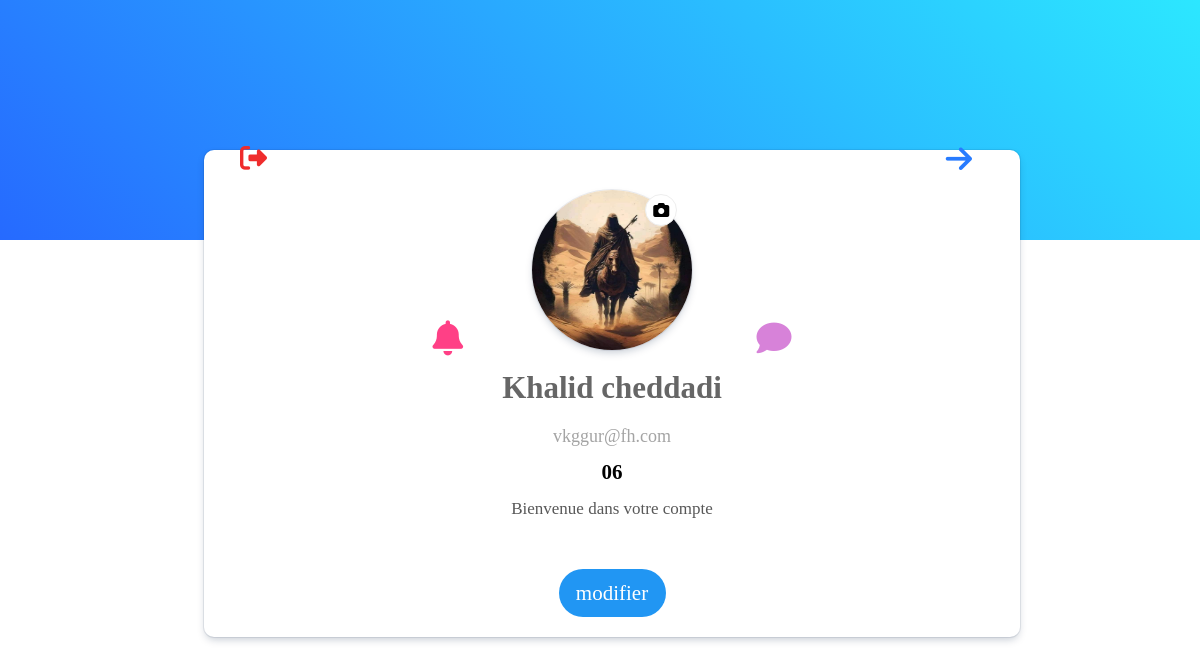
Screenshot of /étudiant/profile.php (signed in) with the database file from the repository.
### étudiant/profile.php (the view, shortened to what this page needs)
<?php
include '../components/connect.php';
$étudiant_id = $_SESSION['étudiant_id'];
?>
<!DOCTYPE html>
<html lang="en">
<head>
    <link
      rel="stylesheet"
      href="https://cdnjs.cloudflare.com/ajax/libs/font-awesome/6.1.1/css/all.min.css"
    />
</head>
<body>
    <div class="Container">
        <div class="backCover">
            <a href="../index.php"><i class="fa-solid fa-arrow-right"></i></a>
            <a href="../lokot.php" onclick="return confirm('vous déconnecter de ce site?');"><i class="fas fa-right-from-bracket"></i></a>
        </div>
        <div class="Conc">
            <div class="content">
            <i onclick="ouv();" id="bell" class="fa-solid fa-bell">
                </i>
                <a href="all_message.php"><i class="fa-solid fa-comment"></i></a>
        <?php
            $select_profile = $conn->prepare("SELECT * FROM `étudiant` WHERE id = ?");
            $select_profile->execute([$étudiant_id]);
            if($select_profile->rowCount() > 0){
               $fetch_profile = $select_profile->fetch(PDO::FETCH_ASSOC);
         ?>
                <div class="conImg">
                <a href="edit_photo.php?étudiant_id=<?= $étudiant_id; ?>"><i class="fa-solid fa-camera"></i></a>
                <img src="../uploaded_img/<?= $fetch_profile['image']; ?>" alt="" class="img">
                </div>
                    <p class="Etudient"><?= $fetch_profile['name']; ?></p>
                    <div class="edit">
                        <p><?= $fetch_profile['email']; ?></p>
                    </div>
                    <?php  }?>
                    <a href="" class="ConNmbr">
                        <span class="Numero"><?= $fetch_profile['Numéro']; ?></p></span>
                    </a>
                    <p class="bienvenue">Bienvenue dans votre compte</p>
                    <a href="update.php">
                        <div class="Viewmore">modifier</div>
                    </a>
           </div>
        </div>
    </div>
</body>
</html>

### étudiant/profile.php (style rules this page uses)
* { margin: 0; padding: 0; }
body { width: 100%; height: 100vh; }
.Container { width: 100%; height: 100%; display: flex; align-items: center; justify-content: center; flex-direction: column; }
.backCover { width: 100%; height: 30%; background: linear-gradient(45deg, #266aff, #2ce7ff); }
.Conc { width: 100%; height: 70%; }
.content { width: 100%; height: 100%; position: relative; display: flex; flex-direction: column; align-items: center; }
.conImg { background: white; position: absolute; top: -87px; left: 25%; border-radius: 50%; width: 11rem; height: 11rem; border: 0.3rem solid #fff; }
img.img { width: 100%; height: 100%; border-radius: 50%; }
p.Etudient { display: flex; align-items: center; justify-content: center; font-size: 31px; margin-top: 120px; color: #666666; font-weight: bold; }
.edit { display: flex; align-items: center; justify-content: center; gap: 10px; margin-top: 20px; font-size: 18px; }
p { color: #a4a4a4; }
a { text-decoration: none; }
a.ConNmbr { display: flex; align-items: center; justify-content: center; margin-top: 13px; font-size: 21px; text-decoration: none; color: black; font-weight: bold; }
p.bienvenue { margin-top: 14px; text-align: center; font-size: 17px; color: #585858; }
i.fa-solid.fa-arrow-right { position: absolute; top: 1%; right: 3%; color: white; font-size: 30px; }
i.fas.fa-right-from-bracket { position: absolute; top: 1%; left: 3%; color: white; font-size: 30px; }
i.fa-solid.fa-bell { position: absolute; top: 4%; left: 9%; color: #ff4086; font-size: 35px; }
i.fa-solid.fa-comment { position: absolute; top: 4%; right: 9%; color: #d782d9; font-size: 33px; }
.Viewmore { width: 107px; height: 48px; border-radius: 50px; background: #2196F3; font-size: 21px; color: white; display: flex; align-items: center; justify-content: center; margin-top: 50px; }
i.fa-solid.fa-camera { position: absolute; top: 1px; right: 15px; color: black; background: white; padding: 7px; border-radius: 50%; z-index: 0; }
@media (min-width: 480px) { .Conc { position: relative; } }
@media (min-width: 480px) { .content { display: flex; align-items: center; padding-bottom: 26px; width: 68%; height: 461px; top: -90px; left: 17%; position: absolute; background: white; border-radius: 10px; box-shadow: rgba(9, 30, 66, 0.25) 0px 4px 8px -2px, rgba(9, 30, 66, 0.08) 0px 0px 0px 1px; } }
@media (min-width: 480px) { .conImg { margin-top: 40px; background: white; border-radius: 50%; width: 10rem; height: 10rem; min-height: 10rem; box-shadow: rgba(9, 30, 66, 0.25) 0px 4px 8px -2px, rgba(9, 30, 66, 0.08) 0px 0px 0px 1px; position: unset; border: 0; } }
@media (min-width: 480px) { p.Etudient { margin-top: 20px; } }
@media (min-width: 480px) { i.fa-solid.fa-arrow-right { position: absolute; top: 18%; right: 19%; color: #277bff; font-size: 30px; z-index: 2; cursor: pointer; } }
@media (min-width: 480px) { i.fas.fa-right-from-bracket { position: absolute; top: 18%; left: 20%; color: #ef2c2c; font-size: 27px; z-index: 2; cursor: pointer; } }
@media (min-width: 480px) { i.fa-solid.fa-bell { position: absolute; top: 35%; left: 28%; color: #ff4086; font-size: 35px; cursor: pointer; } }
@media (min-width: 480px) { i.fa-solid.fa-comment { position: absolute; top: 35%; right: 28%; color: #d782d9; font-size: 35px; cursor: pointer; } }
@media (min-width: 480px) { i.fa-solid.fa-camera { position: absolute; top: 44px; right: 42%; color: black; background: white; border: 1px solid #eee; padding: 7px; border-radius: 50%; cursor: pointer; } }

### rows the page displays
étudiant: image (picture), name "Khalid cheddadi", email "vkggur@fh.com", Numéro "06"
